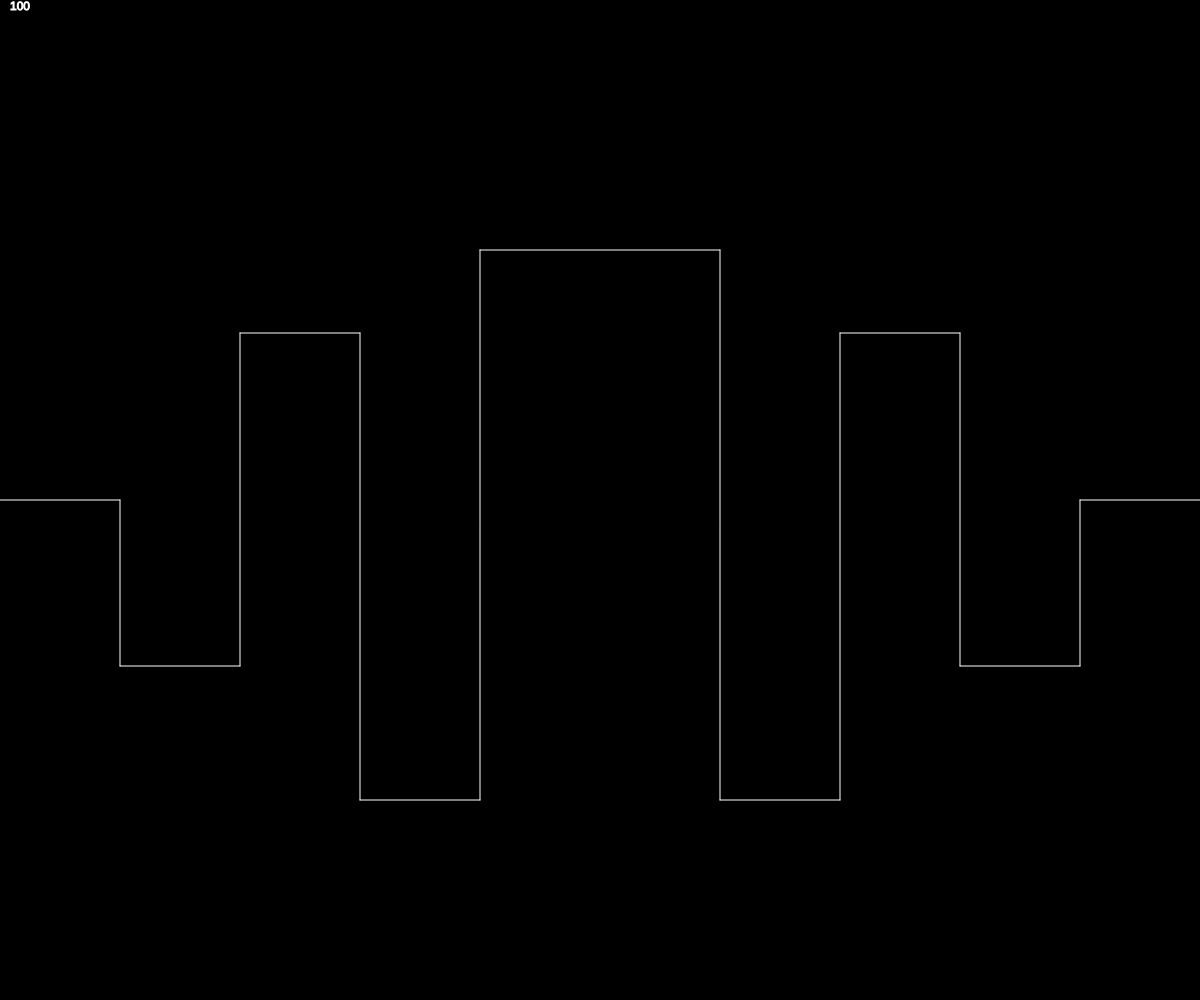
Frame 1 (no input)
Frame 60 (no input): identical to frame 1, image omitted
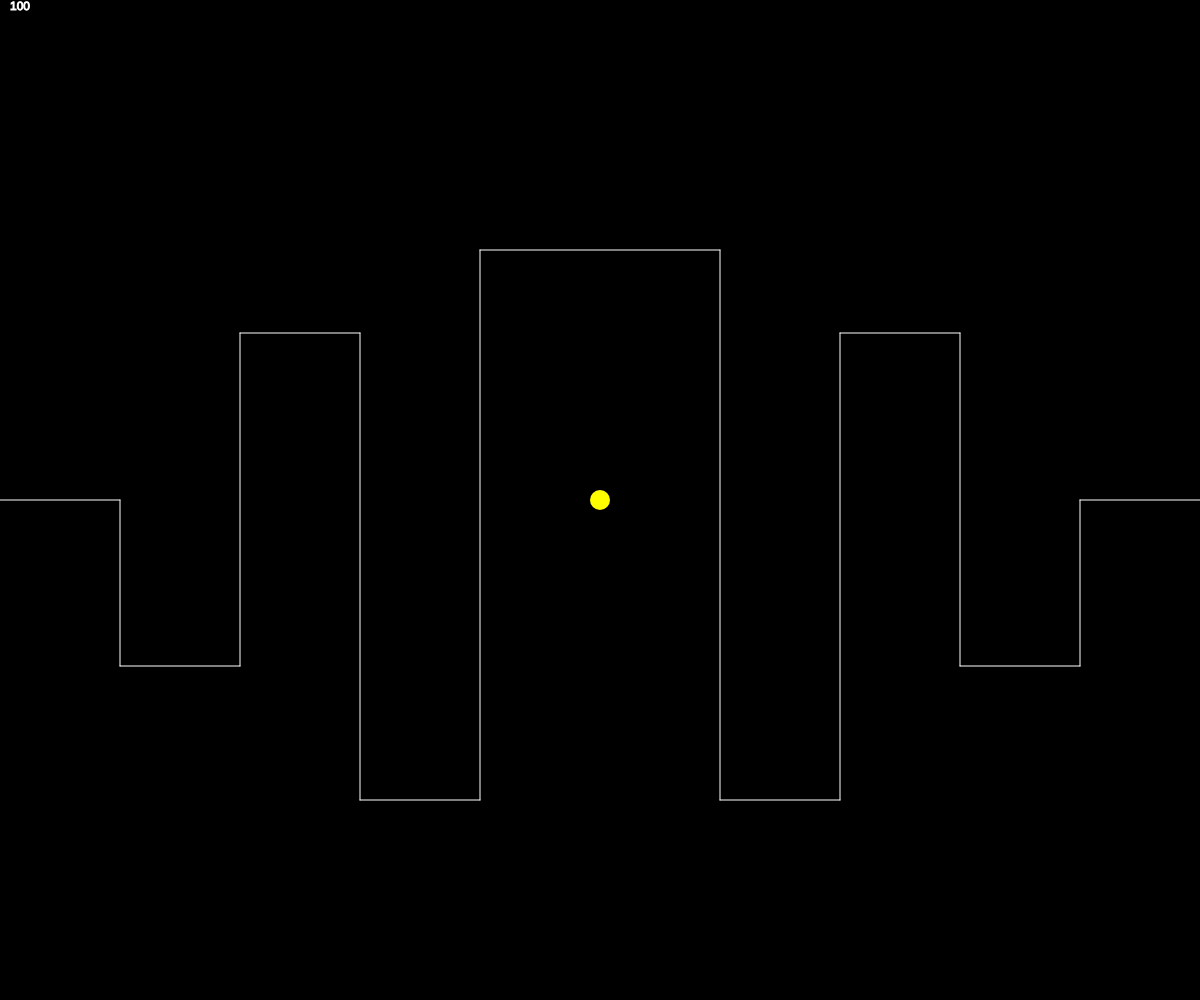
Frame 120 (the mouse pressed at the canvas centre since frame 60)

The p5.js sketch that drew these frames (run headless with seeded random() and noise() and a simulated clock; from frame 60 on, the mouse is pressed at the canvas centre):

// p5.js sketch
// ── sketch.js
// Swagalicous Major Project 2: Electric Boogaloo
// Riley Sane and Chase Buniak
// January whenever, 2024
//
// Extra for Experts:
// - describe what you did to take this project "above and beyond"

// to do list
// Fix tower classes
// Make a tower
// Add to the ui
// Have enemies be damagable

// Classes
class Tower {
  constructor(x, y, radius) {
    this.x = x;
    this.y = y;
    this.radius = radius;
  }

  display() {
    noStroke();
    circle(this.x, this.y, this.radius * 2);
  }
}

// High damage Tower with slow attack speed and high range
class Sniper extends Tower {
  constructor(x, y, radius) {
    super(x, y, radius);
    this.color = 'yellow';
    this.damage = 7;
    this.range = 500;
    this.attackSpeed = 60;
    this.cooldown = 0;
  }

  display() {
    fill(this.color);
    super.display();
  }

  attack() {
    let closestEnemyIndex = 0;
    if (this.cooldown < 60) {
      this.cooldown++;
    }
    for (let enemy of enemyArray) {
      if (dist(enemy.x, enemy.y, width, Math.floor(height/2)) > dist(enemyArray[closestEnemyIndex].x, enemyArray[closestEnemyIndex].y, width, Math.floor(height/2))) {
        closestEnemyIndex = enemyArray.indexOf(enemy);
      }
      if (enemyArray.indexOf(enemy) === closestEnemyIndex && this.cooldown === this.attackSpeed && dist(enemyArray[closestEnemyIndex].x, enemyArray[closestEnemyIndex].y, this.x, this.y) < this.range) {
        enemy.health -= this.damage;
        this.cooldown = 0;
      }
    }
  }
}

// Parent Class for the enemies.
class Enemy {
  constructor(y) {
    this.x = 0;
    this.y = y;
    this.radius = 10;
    this.speed = 1;
  }

  display() {
    noStroke();
    circle(this.x, this.y, this.radius);
  }

  move() {
    if (this.x < width/10 - this.speed) {
      this.x += this.speed;
    }
    else if (this.y < Math.floor(height/1.5) && this.x === Math.floor(width/10)) {
      this.y += this.speed;
    }
    else if (this.x < Math.floor(width/5) && this.y === Math.floor(height/1.5)) {
      this.x += this.speed;
    }
    else if (this.y > Math.floor(height/3) && this.x === Math.floor(width/5)) {
      this.y -= this.speed;
    }
    else if (this.x < Math.floor(width/10*3) && this.y === Math.floor(height/3)) {
      this.x += this.speed;
    }
    else if (this.y < Math.floor(height/1.25) && this.x === Math.floor(width/10 * 3)) {
      this.y += this.speed;
    }
    else if (this.x < Math.floor(width/5 * 2) && this.y === Math.floor(height/1.25)) {
      this.x += this.speed;
    }
    else if (this.y > Math.floor(height/4) && this.x === Math.floor(width/5 * 2)) {
      this.y -= this.speed;
    }
    else if (this.x < Math.floor(width/5 * 3) && this.y === Math.floor(height/4)) {
      this.x += this.speed;
    }
    else if (this.y < Math.floor(height/1.25) && this.x === Math.floor(width/5 * 3)) {
      this.y += this.speed;
    }
    else if (this.x < Math.floor(width/10 * 7) && this.y === Math.floor(height/1.25)) {
      this.x += this.speed;
    }
    else if (this.y > Math.floor(height/3) && this.x === Math.floor(width/10 * 7)) {
      this.y -= this.speed;
    }
    else if (this.x < Math.floor(width/5 * 4) && this.y === Math.floor(height/3)) {
      this.x += this.speed;
    }
    else if (this.y < Math.floor(height/1.5) && this.x === Math.floor(width/5 * 4)) {
      this.y += this.speed;
    }
    else if (this.x < Math.floor(width/10 * 9) && this.y === Math.floor(height/1.5)) {
      this.x += this.speed;
    }
    else if (this.y > Math.floor(height/2) && this.x === Math.floor(width/10 * 9)) {
      this.y -= this.speed;
    }
    else if (this.x < width && this.y === Math.floor(height/2)) {
      this.x += this.speed;
    }
  }
}

// The Class for our 'normal' enemies; enemies with medium damage, speed and health to set a baseline for the other enemy types.
class NormalEnemy extends Enemy {
  constructor(y) {
    super(y);
    this.health = 10;
    this.speed = 1;
    this.damage = 1;
    this.color = 'red';
  }

  display() {
    fill(this.color);
    super.display();
  }
  
  move() {
    super.move();
  }
}

// Variables and Constants
let enemyArray = [];
let playerHealth = 100;
let towerArray = [];

function setup() {
  createCanvas(windowWidth, windowHeight);
}

function draw() {
  background(0);
  drawPath();
  normalEnemyAI();
  ui();
  towerAI();
}

function ui() {
  fill('white');
  text(playerHealth, 10, 10);
}

function normalEnemyAI() {
  for (let enemy of enemyArray) {
    let enemyIndex = enemyArray.indexOf(enemy);
    enemy.move();
    enemy.move();
    enemy.display();
    if (enemy.x === width) {
      enemyArray.splice(enemyIndex, 1);
      playerHealth -= 1;
    }
    if (enemy.health <= 0) {
      enemyArray.splice(enemyIndex, 1);
    }
  }
}

function drawPath() {
  stroke('white');
  line(0, Math.floor(height/2),  Math.floor(width/10), Math.floor(height/2));
  line(Math.floor(width/10), Math.floor(height/2), Math.floor(width/10), Math.floor(height/1.5));
  line(Math.floor(width/10), Math.floor(height/1.5), Math.floor(width/5), Math.floor(height/1.5));
  line(Math.floor(width/5), Math.floor(height/1.5), Math.floor(width/5), Math.floor(height/3));
  line(Math.floor(width/5), Math.floor(height/3), Math.floor(width/10 * 3), Math.floor(height/3));
  line(Math.floor(width/10 * 3), Math.floor(height/3), Math.floor(width/10 * 3), Math.floor(height/1.25));
  line(Math.floor(width/10 * 3), Math.floor(height/1.25), Math.floor(width/5 * 2), Math.floor(height/1.25));
  line(Math.floor(width/5 * 2), Math.floor(height/1.25), Math.floor(width/5 * 2), Math.floor(height/4));
  line(Math.floor(width/5 * 2), Math.floor(height/4), Math.floor(width/5 * 3), Math.floor(height/4));
  line(Math.floor(width/5 * 3), Math.floor(height/4), Math.floor(width/5 * 3), Math.floor(height/1.25));
  line(Math.floor(width/5 * 3), Math.floor(height/1.25), Math.floor(width/10 * 7), Math.floor(height/1.25));
  line(Math.floor(width/10 * 7), Math.floor(height/1.25), Math.floor(width/10 * 7), Math.floor(height/3));
  line(Math.floor(width/10 * 7), Math.floor(height/3), Math.floor(width/5 * 4), Math.floor(height/3));
  line(Math.floor(width/5 * 4), Math.floor(height/3), Math.floor(width/5 * 4), Math.floor(height/1.5));
  line(Math.floor(width/5 * 4), Math.floor(height/1.5), Math.floor(width/10 * 9), Math.floor(height/1.5));
  line(Math.floor(width/10 * 9), Math.floor(height/1.5), Math.floor(width/10 * 9), Math.floor(height/2));
  line(Math.floor(width/10 * 9), Math.floor(height/2), width, Math.floor(height/2));
}

function keyPressed() {

  let someEnemy = new NormalEnemy(Math.floor(height/2));
  enemyArray.push(someEnemy);
  
}

function towerAI() {
  for (let tower of towerArray) {
    tower.display();
    tower.attack();
  }
}

function mousePressed() {
  let someTower = new Sniper(mouseX, mouseY, 10);
  towerArray.push(someTower);
}
